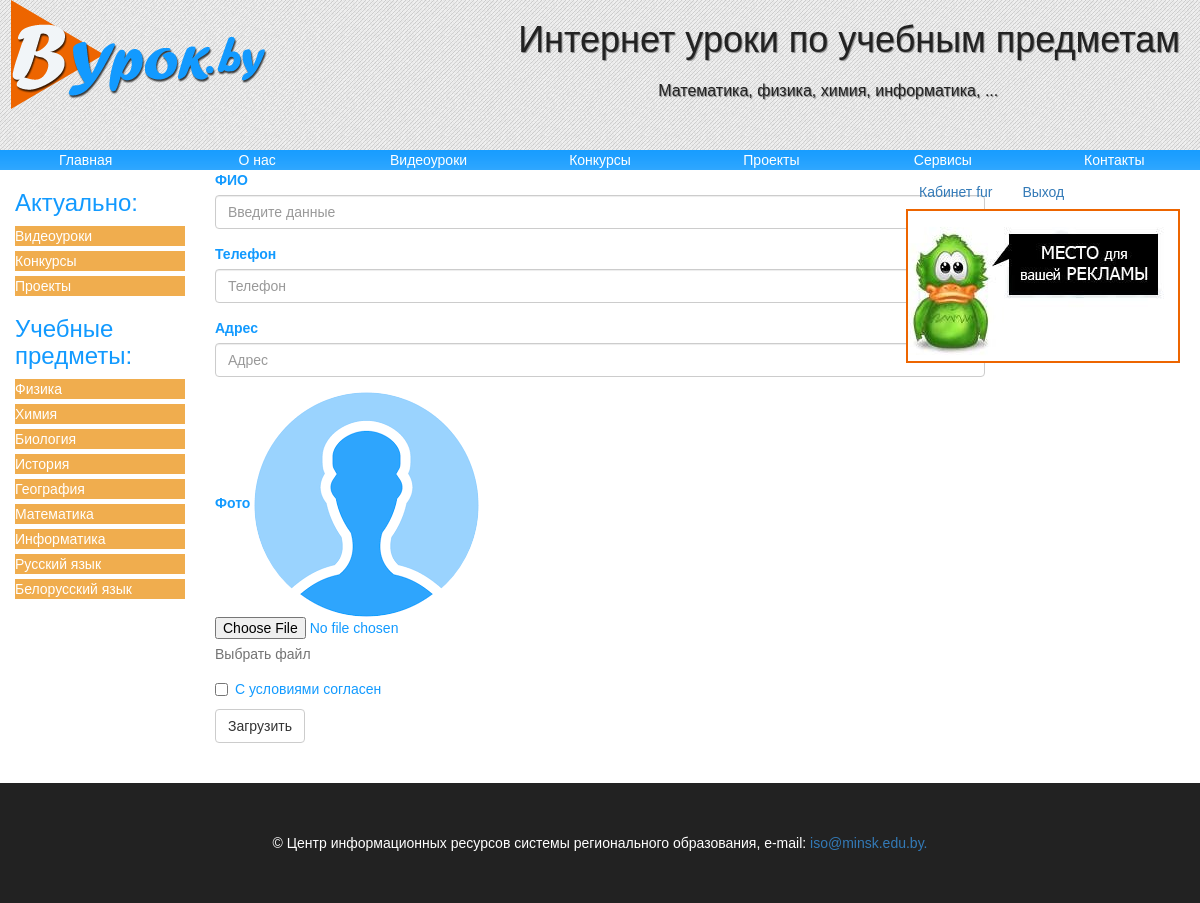
Before: /cabinet.php (signed in) with the older database file.
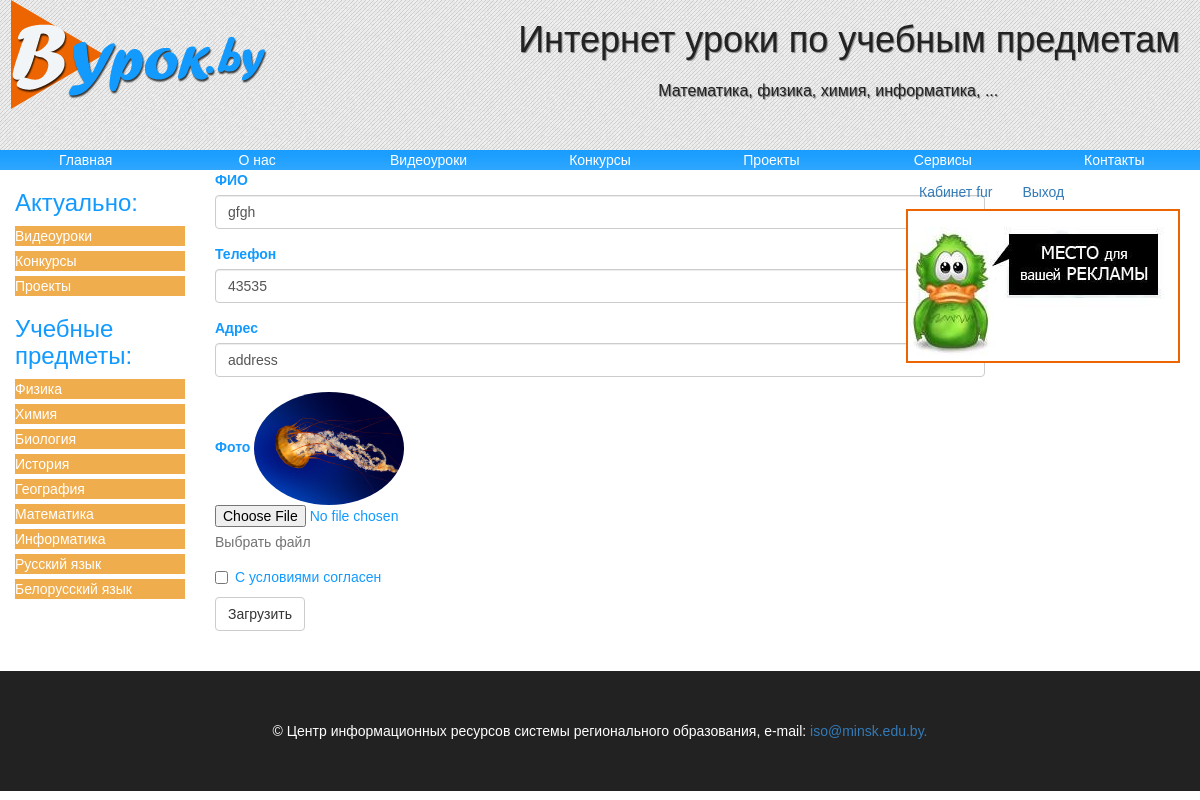
After: the same page with the newer database file.
### tables this page shows
CREATE TABLE IF NOT EXISTS `maintexts` (
  `id` int(11) NOT NULL,
  `name` tinytext NOT NULL,
  `body` text NOT NULL,
  `url` tinytext NOT NULL,
  `lang` enum('ru','en') NOT NULL DEFAULT 'ru',
  `showhide` enum('show','hide') NOT NULL,
  `putdate` date NOT NULL,
  `leftmenu` enum('0','1') NOT NULL DEFAULT '0'
);

CREATE TABLE IF NOT EXISTS `users` (
  `id` int(11) NOT NULL,
  `email` tinytext NOT NULL,
  `login` tinytext NOT NULL,
  `pass` tinytext NOT NULL,
  `datereg` date NOT NULL,
  `lastvisit` datetime NOT NULL,
  `blockunblock` enum('unblock','block') NOT NULL DEFAULT 'unblock'
);

CREATE TABLE IF NOT EXISTS `accaunt` (
  `id` int(11) NOT NULL,
  `user_id` int(11) NOT NULL,
  `name` tinytext NOT NULL,
  `phone` tinytext NOT NULL,
  `address` tinytext NOT NULL,
  `foto` tinytext NOT NULL,
  `created_at` date NOT NULL,
  `updated_at` datetime NOT NULL
);

### lips/functions.php (called while the page is built, shortened)
<?php
function selectone($query){
global $dbcon;
$result=mysqli_query($dbcon,$query);
$row=mysqli_fetch_array($result);
return $row;
}

### temples/top.php (the view, shortened to what this page needs)
<?php session_start();
require_once ('config/config.php');
require_once('lips/functions.php');
if($_SESSION['id']){
$query="SELECT*FROM users WHERE id=".$_SESSION['id'];
$aut_user=selectone($query);
}
?>
<!Doctype html>
<html>
<head><meta charset='utf-8'>
<link type='text/css' rel='stylesheet' href='media/bootstrap/css/bootstrap.css'><link type='text/css' rel='stylesheet' href='media/css/style.css'>
</head>
<body>
<header class='shapka'>
<h1>Интернет уроки по учебным предметам</h1><p>Математика, физика, химия, информатика, ...</p>
<img src='media/img/logo.png'>
</header>
<div class='topmenu'>
<a href='/'>Главная</a>
<a href='index.php?url=about'>О нас</a>
<a href='index.php?url=video'>Видеоуроки</a>
<a href='index.php?url=konkurs'>Конкурсы</a>
<a href='index.php?url=proekt'>Проекты</a>
<a href='index.php?url=Servis'>Сервисы</a>
<a href='index.php?url=contakts'>Контакты</a>
</div>
<div class='block'>
<div class='col-md-2'>
<h3>Актуально:</h3>
<?php
$abj_menu=mysqli_query($dbcon,"SELECT*FROM maintexts WHERE leftmenu='1'");
while($menu=mysqli_fetch_array($abj_menu)){
echo "<a href='index.php?url=".$menu['url']."' class='btn-block btn-warning'>";
echo $menu['name'];
echo '</a>';
}
?>
<h3>Учебные предметы:</h3>
<a href='index.php?url=fizika' class='btn-block btn-warning'>Физика</a>
<a href='index.php?url=himia' class='btn-block btn-warning'>Химия</a>
<a href='index.php?url=bio' class='btn-block btn-warning'>Биология</a>
<a href='index.php?url=history' class='btn-block btn-warning'>История</a>
<a href='index.php?url=geo' class='btn-block btn-warning'>География</a>
<a href='index.php?url=matem' class='btn-block btn-warning'>Математика</a>
<a href='index.php?url=informatika' class='btn-block btn-warning'>Информатика</a>
<a href='index.php?url=russ' class='btn-block btn-warning'>Русский язык</a>
<a href='index.php?url=bel' class='btn-block btn-warning'>Белорусский язык</a>
</div>
<div class='col-md-8'>

### cabinet.php (shortened to what this page needs)
<?php require_once ('temples/top.php'); require_once('lips/functions.php');
if ($_SESSION['id']){
	$query="SELECT * FROM accaunt WHERE user_id=".$_SESSION['id'];
	$row=selectone($query);
?>
<form enctype='multipart/form-data' method='post' action='cabinet.php'>
  <div class="form-group">
    <label for="name">ФИО</label>
    <input type="text" class="form-control" id="name" placeholder="Введите данные" name="name" value="<?=($row['name'])?$row['name']:''?>">
  </div>
  <div class="form-group">
    <label for="phone">Телефон</label>
    <input type="text" class="form-control" id="phone" placeholder="Телефон" name="phone" value="<?=($row['phone'])?$row['phone']:''?>">
  </div>
   <div class="form-group">
    <label for="address">Адрес</label>
    <input type="text" class="form-control" id="address" placeholder="Адрес" name="adress" value="<?=($row['address'])?$row['address']:''?>">
  </div>
  <div class="form-group">
    <label for="foto">Фото</label>
	<?php
	if($row['foto']){
	?><img src="/media/foto/<?=$row['foto']?>" class="img-circle" width=150/>
	<?php
	}else{?>
		<img src="/media/img/def.png" class="img-circle" />
		<?php
	}
	?>
    <input type="file" id="foto" name="foto">
    <p class="help-block">Выбрать файл</p>
  </div>
  <div class="checkbox">
    <label>
      <input type="checkbox"> С условиями согласен
    </label>
  </div>
  <button type="submit" class="btn btn-default">Загрузить</button>
</form>
<?php
}else{
echo "Ошибка входа";
}
require_once ('temples/bottom.php')
?>

### temples/bottom.php
</div>
<div class='col-md-2'>
<div class='reklama'>
<?php
if($_SESSION['id']){
?>
<a href='cabinet.php' class='btn btn-link my'>Кабинет
<?=($aut_user['login'])?
$aut_user['login']:'Пользователь ';?>
</a>
<a href='logaut.php' class='btn btn-link my'>Выход</a>
<?php
}else{
?>
<a href='reg.php'>Регистрация на сайте</a>
<a href='login.php'>Вход</a>
<?php
}
?>
<img src='media/img/rec.gif'>
</div></div>
</div>
<br style='clear:both'>
<footer class='foot'>&copy Центр информационных ресурсов системы регионального образования, e-mail: <a href='mailto:iso@MINSK.EDU.BY'>iso@minsk.edu.by.</a>
</footer>
</body>
</html>

### media/css/style.css (style rules this page uses)
body { background:white; margin:0; padding:0; color: #129aff; font-family: Arial, Verdana, sans-serif; font-size:14px; }
.shapka { height: 150px; background:url(../img/sm.png); }
.shapka h1 { float:right; margin:20px; text-shadow:1px 1px 1px gray; color:#222222; }
.shapka p { float:right; margin:80px -500px 0 0; text-shadow:1px 1px 1px gray; color:#222222; font-size:16px; }
.shapka img { float:left; }
.topmenu { display: flex; }
.topmenu a { color:white; margin:0px auto; width:100%; background: url(../img/fm.png); flex:1; font-size:14px; display:block; text-align:center; text-decoration:none; }
.reklama { float: right; text-align:left; border-top-left-radius: 5px; border-top-right-radius: 5px; border-bottom-right-radius: 5px; border-bottom-left-radius: 5px; padding:5px; }
.reklama img { float:right; border: 2px solid #ed6500; }
.foot { margin-top:40px; background: #222222; color: white; padding: 50px; text-align:center; float:bottom; }

Changed rows visible on the page:
added accaunt: name "gfgh", phone "43535", adress "address", foto (picture)
